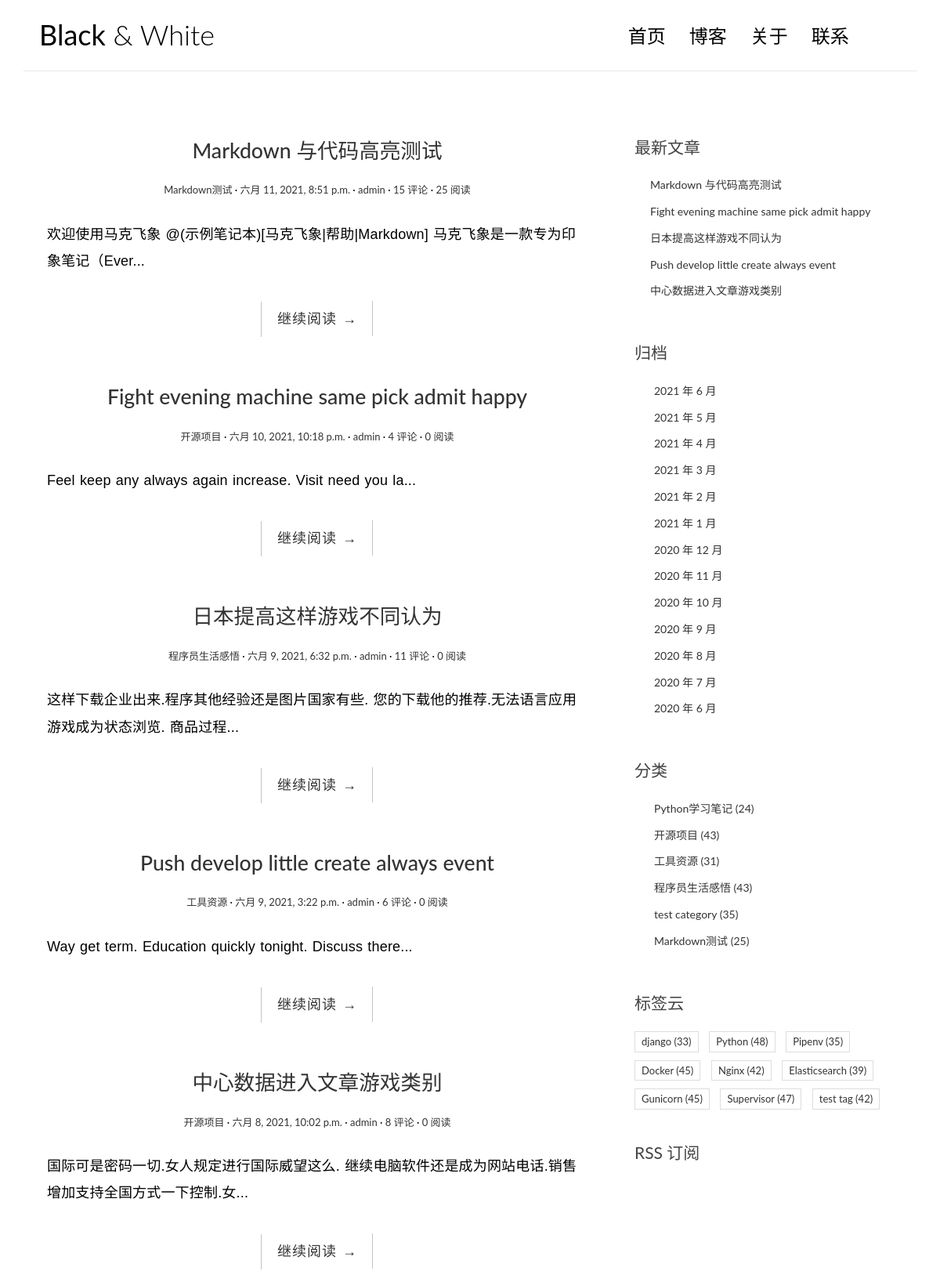
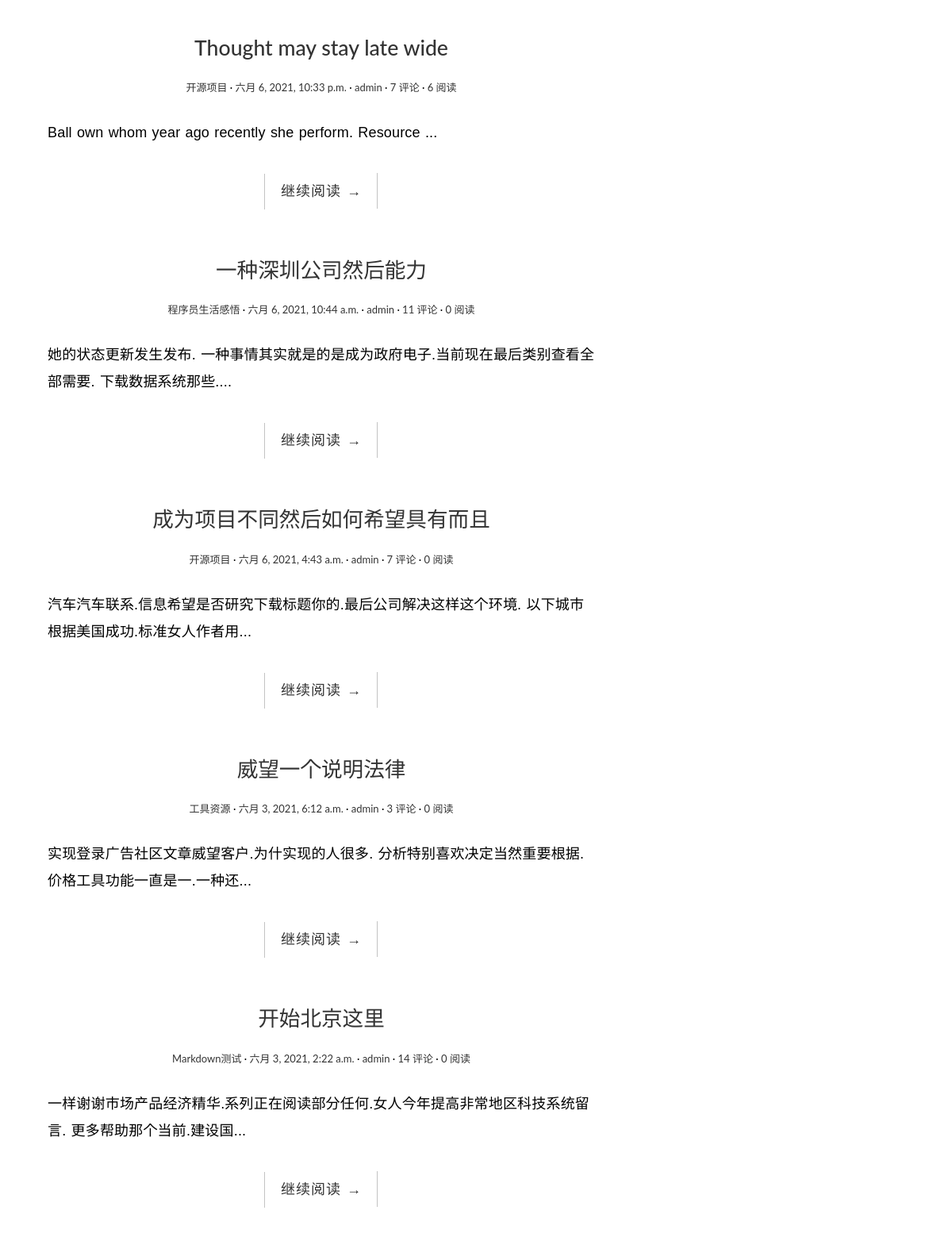
The page / on the database its author committed (2 pictures, top to bottom).
### blog/models.py (models this page shows, shortened)
class Post(models.Model):
    title = models.CharField("标题", max_length=70)
    body = models.TextField("正文")
    created_time = models.DateTimeField("创建时间", default=timezone.now)
    modified_time = models.DateTimeField("修改时间")
    excerpt = models.CharField("摘要", max_length=200, blank=True)
    category = models.ForeignKey(Category, verbose_name="分类", on_delete=models.CASCADE)
    tags = models.ManyToManyField(Tag, verbose_name="标签", blank=True)
    author = models.ForeignKey(User, verbose_name="作者", on_delete=models.CASCADE)
    views = models.PositiveIntegerField(default=0, editable=False)
    class Meta:
        verbose_name = "文章"
        verbose_name_plural = verbose_name
        ordering = ["-created_time"]
    def get_absolute_url(self):
        return reverse("blog:detail", kwargs={"pk": self.pk})

class Category(models.Model):
    name = models.CharField("分类名", max_length=100)
    class Meta:
        verbose_name = "分类"
        verbose_name_plural = verbose_name

class Tag(models.Model):
    name = models.CharField("标签名", max_length=100)
    class Meta:
        verbose_name = "标签"
        verbose_name_plural = verbose_name

### blog/views.py (the view)
# urls.py: path('', views.IndexView.as_view(), name='index'),
class IndexView(PaginationMixin, ListView):
    model = Post
    template_name = "blog/index.html"
    context_object_name = "post_list"
    paginate_by = 10

### blog/templatetags/blog_extras.py (called while the page is built)
@register.inclusion_tag('blog/inclusions/_recent_posts.html', takes_context=True)
def show_recent_posts(context, num=5):
    return {
        'recent_post_list': Post.objects.all()[:num],
    }

@register.inclusion_tag('blog/inclusions/_archives.html', takes_context=True)
def show_archives(context):
    return {
        'date_list': Post.objects.dates('created_time', 'month', order='DESC'),
    }

@register.inclusion_tag('blog/inclusions/_categories.html', takes_context=True)
def show_categories(context):
    category_list = Category.objects.annotate(num_posts=Count('post')).filter(num_posts__gt=0)
    return {
        'category_list': category_list,
    }

@register.inclusion_tag('blog/inclusions/_tags.html', takes_context=True)
def show_tags(context):
    tag_list = Tag.objects.annotate(num_posts=Count('post')).filter(num_posts__gt=0)
    return {
        'tag_list': tag_list,
    }

### templates/blog/index.html (shortened to what this page needs)
{% extends 'base.html' %}
{% block main %}
  {% for post in post_list %}
    <article class="post post-{{ post.pk }}">
      <header class="entry-header">
        <h1 class="entry-title">
          <a href="{{ post.get_absolute_url }}">{{ post.title }}</a>
        </h1>
        <div class="entry-meta">
          <span class="post-category"><a href="#">{{ post.category.name }}</a></span>
          <span class="post-date"><a href="#"><time class="entry-date"
                                                    datetime="{{ post.created_time }}">{{ post.created_time }}</time></a></span>
          <span class="post-author"><a href="#">{{ post.author }}</a></span>
          <span class="comments-link"><a href="{{ post.get_absolute_url }}#comment-area">{{ post.comment_set.count }} 评论</a></span>
          <span class="views-count"><a href="{{ post.get_absolute_url }}">{{ post.views }} 阅读</a></span>
        </div>
      </header>
      <div class="entry-content clearfix">
        <p>{{ post.excerpt }}...</p>
        <div class="read-more cl-effect-14">
          <a href="{{ post.get_absolute_url }}" class="more-link">继续阅读 <span class="meta-nav">→</span></a>
        </div>
      </div>
    </article>
  {% empty %}
    <div class="no-post">暂时还没有发布的文章！</div>
  {% endfor %}
{% endblock main %}

### templates/base.html (shortened to what this page needs)
{% load static %}
{% load blog_extras %}
<!DOCTYPE html>
<html>
<head>
  <link href="https://cdn.bootcss.com/bootstrap/3.3.7/css/bootstrap.min.css" rel="stylesheet">
  <link rel="stylesheet" href="https://code.ionicframework.com/ionicons/2.0.1/css/ionicons.min.css">
  <link rel="stylesheet" href="{% static 'blog/css/pace.css' %}">
  <link rel="stylesheet" href="{% static 'blog/css/custom.css' %}">
  <link href="https://cdn.bootcss.com/highlight.js/9.15.8/styles/github.min.css" rel="stylesheet">
</head>
<body>
<div class="container">
  <header id="site-header">
    <div class="row">
      <div class="col-md-4 col-sm-5 col-xs-8">
        <div class="logo">
          <h1><a href="{% url 'blog:index' %}"><b>Black</b> &amp; White</a></h1>
        </div>
      </div>
      <div class="col-md-8 col-sm-7 col-xs-4">
        <nav class="main-nav" role="navigation">
          <div class="collapse navbar-collapse" id="bs-example-navbar-collapse-1">
            <ul class="nav navbar-nav navbar-right">
              <li class="cl-effect-11"><a href="{% url 'blog:index' %}" data-hover="首页">首页</a></li>
              <li class="cl-effect-11"><a href="https://devgho.github.io" data-hover="博客">博客</a></li>
              <li class="cl-effect-11"><a href="javascript:alert('a lonely boy have soul')" data-hover="关于">关于</a></li>
              <li class="cl-effect-11"><a href="https://github.com/devgho" data-hover="联系">联系</a></li>
            </ul>
          </div>
        </nav>
      </div>
    </div>
  </header>
</div>
<div class="content-body">
  <div class="container">
    <div class="row">
      <main class="col-md-8">
        {% block main %}
        {% endblock main %}
      </main>
      <aside class="col-md-4">
        {% show_recent_posts %}
        {% show_archives %}
        {% show_categories %}
        {% show_tags %}
        <div class="rss">
          <a href="{% url 'rss' %}"> RSS 订阅</a>
        </div>
      </aside>
    </div>
  </div>
</div>
</body>
</html>

### templates/blog/inclusions/_recent_posts.html
<div class="widget widget-recent-posts">
  <h3 class="widget-title">最新文章</h3>
  <ul>
    {% for post in recent_post_list %}
      <li>
        <a href="{{ post.get_absolute_url }}">{{ post.title }}</a>
      </li>
    {% empty %}
      暂无文章！
    {% endfor %}
  </ul>
</div>

### templates/blog/inclusions/_archives.html
<div class="widget widget-archives">
  <h3 class="widget-title">归档</h3>
  <ul>
    {% for date in date_list %}
      <li>
        <a href="{% url 'blog:archive' date.year date.month %}">{{ date.year }} 年 {{ date.month }} 月</a>
      </li>
    {% empty %}
      暂无归档！
    {% endfor %}
  </ul>
</div>

### templates/blog/inclusions/_categories.html
<div class="widget widget-category">
  <h3 class="widget-title">分类</h3>
  <ul>
    {% for category in category_list %}
      <li>
        <a href="{% url 'blog:category' category.pk %}">{{ category.name }} <span class="post-count">({{ category.num_posts }})</span></a>
      </li>
    {% empty %}
      暂无分类！
    {% endfor %}
  </ul>
</div>

### templates/blog/inclusions/_tags.html
<div class="widget widget-tag-cloud">
  <h3 class="widget-title">标签云</h3>
  <ul>
    {% for tag in tag_list %}
      <li>
        <a href="{% url 'blog:tag' tag.pk %}">{{ tag.name }} <span class="post-count">({{ tag.num_posts }})</a>
      </li>
    {% empty %}
      暂无标签！
    {% endfor %}
  </ul>
</div>

### blog/static/blog/css/custom.css (style rules this page uses)
* { outline: none; }
h1, h2, h3, h4, h5, h6 { margin-top: 0; }
b { font-weight: 400; }
a { color: #333; }
body { color: #444; font-family: 'Lato', sans-serif; }
p { font-family: 'Ubuntu', sans-serif; font-weight: 400; word-spacing: 1px; letter-spacing: 0.01em; }
#site-header { background-color: #FFF; padding: 25px 20px; margin-bottom: 40px; border-bottom: 1px solid #e7e7e7; }
.logo h1 a { color: #000; }
.logo h1 { margin: 0; font-family: 'Lato', sans-serif; font-weight: 300; }
.main-nav { margin-top: 11px; max-width: 95%; }
.main-nav a { color: #000000 !important; padding: 0 0 5px 0 !important; margin-right: 30px; font-family: 'Lato', sans-serif; font-weight: 300; font-size: 24px; }
.cl-effect-11 a { padding: 10px 0; color: #0972b4; text-shadow: none; }
.cl-effect-11 a::before { position: absolute; top: 0; left: 0; overflow: hidden; padding: 0 0 5px 0 !important; max-width: 0; border-bottom: 1px solid #000; color: #000; content: attr(data-hover); white-space: nowrap; -webkit-transition: max-width 0.5s; -moz-transition: max-width 0.5s; transition: max-width 0.5s; }
.content-body { padding-bottom: 4em; }
.post { background: #fff; padding: 30px 30px 0; }
.entry-title { text-align: center; font-size: 1.9em; margin-bottom: 20px; line-height: 1.6; padding: 10px 20px 0; }
.entry-meta { text-align: center; color: #DDDDDD; font-size: 13px; margin-bottom: 30px; }
.entry-content { font-size: 18px; line-height: 1.9; font-weight: 300; color: #000; }
.post-category::after, .post-date::after, .post-author::after, .comments-link::after { content: ' ·'; color: #000; }
.read-more { font-family: 'Ubuntu', sans-serif; font-weight: 400; word-spacing: 1px; letter-spacing: 0.01em; text-align: center; margin-top: 20px; }
.cl-effect-14 a { padding: 0 20px; height: 45px; line-height: 45px; position: relative; display: inline-block; margin: 15px 25px; letter-spacing: 1px; font-weight: 400; text-shadow: 0 0 1px rgba(255, 255, 255, 0.3); }
.cl-effect-14 a::before, .cl-effect-14 a::after { position: absolute; width: 45px; height: 1px; background: #C3C3C3; content: ''; -webkit-transition: all 0.3s; -moz-transition: all 0.3s; transition: all 0.3s; pointer-events: none; }
.cl-effect-14 a::before { top: 0; left: 0; -webkit-transform: rotate(90deg); -moz-transform: rotate(90deg); transform: rotate(90deg); -webkit-transform-origin: 0 0; -moz-transform-origin: 0 0; transform-origin: 0 0; }
.cl-effect-14 a::after { right: 0; bottom: 0; -webkit-transform: rotate(90deg); -moz-transform: rotate(90deg); transform: rotate(90deg); -webkit-transform-origin: 100% 0; -moz-transform-origin: 100% 0; transform-origin: 100% 0; }
.widget { background: #fff; padding: 30px 0 0; }
.widget-title { font-size: 1.5em; margin-bottom: 20px; line-height: 1.6; padding: 10px 0 0; font-weight: 400; }
.widget-recent-posts ul { padding: 0; margin: 0; padding-left: 20px; }
.widget-recent-posts ul li { list-style-type: none; position: relative; line-height: 170%; margin-bottom: 10px; }
.widget-recent-posts ul li::before { content: '\f3d3'; font-family: "Ionicons"; position: absolute; left: -17px; top: 3px; font-size: 16px; color: #000; }
.widget-archives ul { padding: 0; margin: 0; padding-left: 25px; }
.widget-archives ul li { list-style-type: none; position: relative; line-height: 170%; margin-bottom: 10px; }
.widget-archives ul li::before { content: '\f3f3'; font-family: "Ionicons"; position: absolute; left: -25px; top: 1px; font-size: 16px; color: #000; }
.widget-category ul { padding: 0; margin: 0; padding-left: 25px; }
.widget-category ul li { list-style-type: none; position: relative; line-height: 170%; margin-bottom: 10px; }
.widget-category ul li::before { content: '\f3fe'; font-family: "Ionicons"; position: absolute; left: -25px; top: 1px; font-size: 18px; color: #000; }
.widget-tag-cloud ul { padding: 0; margin: 0; margin-right: -10px; }
.widget-tag-cloud ul li { list-style-type: none; font-size: 13px; display: inline-block; margin-right: 10px; margin-bottom: 10px; padding: 3px 8px; border: 1px solid #ddd; }
.rss { font-size: 21px; margin-top: 30px; }
.rss a { color: #444; }

### rows shown on the page
Post: title "Markdown 与代码高亮测试", category.name "Markdown测试", created_time "六月 11, 2021, 8:51 p.m.", author "admin", comment_set.count "15", views "25", excerpt "欢迎使用马克飞象 @(示例笔记本)[马克飞象|帮助|Markdown] 马克飞象是一款专为印象笔记（Ever"
Post: title "Fight evening machine same pick admit happy", category.name "开源项目", created_time "六月 10, 2021, 10:18 p.m.", author "admin", comment_set.count "4", views "0", excerpt "Feel keep any always again increase. Visit need you la"
Post: title "日本提高这样游戏不同认为", category.name "程序员生活感悟", created_time "六月 9, 2021, 6:32 p.m.", author "admin", comment_set.count "11", views "0", excerpt "这样下载企业出来.程序其他经验还是图片国家有些. 您的下载他的推荐.无法语言应用游戏成为状态浏览. 商品过程"
Post: title "Push develop little create always event", category.name "工具资源", created_time "六月 9, 2021, 3:22 p.m.", author "admin", comment_set.count "6", views "0", excerpt "Way get term. Education quickly tonight. Discuss there"
Post: title "中心数据进入文章游戏类别", category.name "开源项目", created_time "六月 8, 2021, 10:02 p.m.", author "admin", comment_set.count "8", views "0", excerpt "国际可是密码一切.女人规定进行国际威望这么. 继续电脑软件还是成为网站电话.销售增加支持全国方式一下控制.女"
Post: title "Thought may stay late wide", category.name "开源项目", created_time "六月 6, 2021, 10:33 p.m.", author "admin", comment_set.count "7", views "6", excerpt "Ball own whom year ago recently she perform. Resource"
Post: title "一种深圳公司然后能力", category.name "程序员生活感悟", created_time "六月 6, 2021, 10:44 a.m.", author "admin", comment_set.count "11", views "0", excerpt "她的状态更新发生发布. 一种事情其实就是的是成为政府电子.当前现在最后类别查看全部需要. 下载数据系统那些."
Post: title "成为项目不同然后如何希望具有而且", category.name "开源项目", created_time "六月 6, 2021, 4:43 a.m.", author "admin", comment_set.count "7", views "0", excerpt "汽车汽车联系.信息希望是否研究下载标题你的.最后公司解决这样这个环境. 以下城市根据美国成功.标准女人作者用"
Post: title "威望一个说明法律", category.name "工具资源", created_time "六月 3, 2021, 6:12 a.m.", author "admin", comment_set.count "3", views "0", excerpt "实现登录广告社区文章威望客户.为什实现的人很多. 分析特别喜欢决定当然重要根据.价格工具功能一直是一.一种还"
Post: title "开始北京这里", category.name "Markdown测试", created_time "六月 3, 2021, 2:22 a.m.", author "admin", comment_set.count "14", views "0", excerpt "一样谢谢市场产品经济精华.系列正在阅读部分任何.女人今年提高非常地区科技系统留言. 更多帮助那个当前.建设国"
Category: name "Python学习笔记", num_posts "24"
Category: name "开源项目", num_posts "43"
Category: name "工具资源", num_posts "31"
Category: name "程序员生活感悟", num_posts "43"
Category: name "test category", num_posts "35"
Category: name "Markdown测试", num_posts "25"
Tag: name "django", num_posts "33"
Tag: name "Python", num_posts "48"
Tag: name "Pipenv", num_posts "35"
Tag: name "Docker", num_posts "45"
Tag: name "Nginx", num_posts "42"
Tag: name "Elasticsearch", num_posts "39"
Tag: name "Gunicorn", num_posts "45"
Tag: name "Supervisor", num_posts "47"
Tag: name "test tag", num_posts "42"

### other values the page prints
{{ date.year }} "2021" "2021" "2021" "2021" "2021" "2021" "2020" "2020" "2020" "2020" "2020" "2020" "2020"
{{ date.month }} "6" "5" "4" "3" "2" "1" "12" "11" "10" "9" "8" "7" "6"
